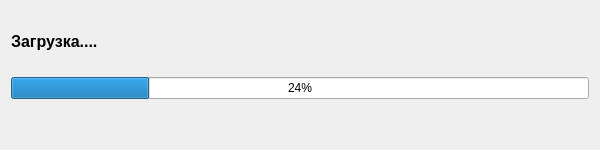
<?xml version="1.0" encoding="UTF-8"?>
<ui version="4.0">
 <class>CLoadingScreen</class>
 <widget class="QWidget" name="CLoadingScreen">
  <property name="geometry">
   <rect>
    <x>0</x>
    <y>0</y>
    <width>600</width>
    <height>150</height>
   </rect>
  </property>
  <property name="minimumSize">
   <size>
    <width>600</width>
    <height>150</height>
   </size>
  </property>
  <property name="maximumSize">
   <size>
    <width>600</width>
    <height>150</height>
   </size>
  </property>
  <property name="baseSize">
   <size>
    <width>600</width>
    <height>400</height>
   </size>
  </property>
  <property name="windowTitle">
   <string>Form</string>
  </property>
  <layout class="QVBoxLayout" name="verticalLayout">
   <item>
    <widget class="QLabel" name="label">
     <property name="font">
      <font>
       <pointsize>12</pointsize>
       <weight>75</weight>
       <bold>true</bold>
      </font>
     </property>
     <property name="text">
      <string>Загрузка....</string>
     </property>
    </widget>
   </item>
   <item>
    <widget class="QProgressBar" name="progressBar">
     <property name="value">
      <number>24</number>
     </property>
    </widget>
   </item>
   <item>
    <spacer name="verticalSpacer">
     <property name="orientation">
      <enum>Qt::Vertical</enum>
     </property>
     <property name="sizeType">
      <enum>QSizePolicy::Minimum</enum>
     </property>
     <property name="sizeHint" stdset="0">
      <size>
       <width>20</width>
       <height>40</height>
      </size>
     </property>
    </spacer>
   </item>
  </layout>
 </widget>
 <resources/>
 <connections/>
</ui>
